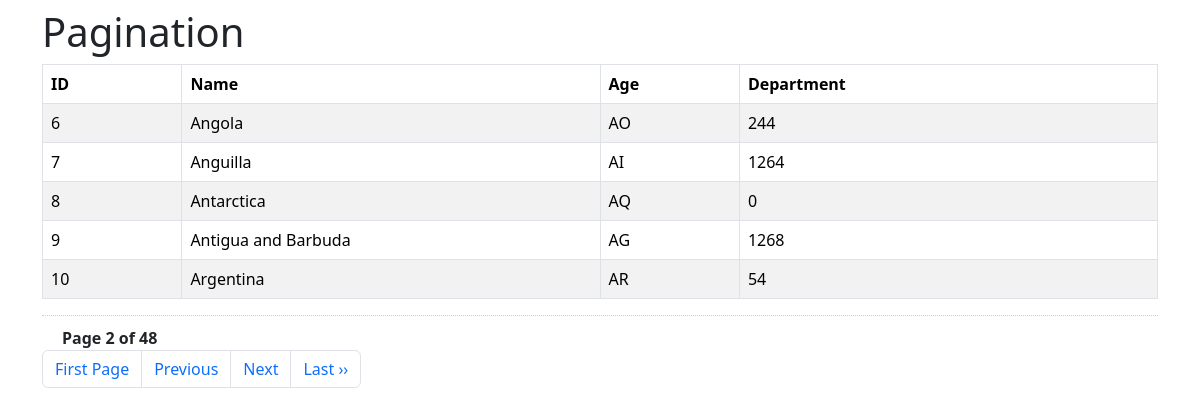
Screenshot of /version2.php?page_no=2 with the database file from the repository.
### tables this page shows
CREATE TABLE `country` (
  `id` int(11) NOT NULL,
  `iso` char(2) NOT NULL,
  `name` varchar(80) NOT NULL,
  `nicename` varchar(80) NOT NULL,
  `iso3` char(3) DEFAULT NULL,
  `numcode` smallint(6) DEFAULT NULL,
  `phonecode` int(5) NOT NULL
);

### version2.php (the view, shortened to what this page needs)
<html>
<head>
    <link href="https://cdn.jsdelivr.net/npm/bootstrap@5.3.2/dist/css/bootstrap.min.css" rel="stylesheet">
</head>
<body>
<?php
 $con = mysqli_connect('localhost', 'root', '');
 if (! $con) {
          die("Connection failed" . mysqli_connect_error());
 } else {
          mysqli_select_db($con, 'pagination');
 }
 if (isset($_GET['page_no']) && $_GET['page_no']!="") {
    $page_no = $_GET['page_no'];
    } else {
        $page_no = 1;
        }
    $total_records_per_page = 5;
    $offset = ($page_no-1) * $total_records_per_page;
    $previous_page = $page_no - 1;
    $next_page = $page_no + 1;
    $result_count = mysqli_query(
    $con,
    "SELECT COUNT(*) As total_records FROM `country`"
    );
    $total_records = mysqli_fetch_array($result_count);
    $total_records = $total_records['total_records'];
    $total_no_of_pages = ceil($total_records / $total_records_per_page);
    ?>
    <div class="container">
    <h1 class="my-2">Pagination</h1>
    <table class="table table-striped table-bordered">
    <thead>
        <tr>
        <th style='width:50px;'>ID</th>
        <th style='width:150px;'>Name</th>
        <th style='width:50px;'>Age</th>
        <th style='width:150px;'>Department</th>
        </tr>
        </thead>
    <tbody>
        <?php
            $result = mysqli_query(
                $con,
                "SELECT * FROM `country` LIMIT $offset, $total_records_per_page"
                );
            while($row = mysqli_fetch_array($result)){
                echo "<tr>
                <td>".$row['id']."</td>
                <td>".$row['nicename']."</td>
                <td>".$row['iso']."</td>
                <td>".$row['phonecode']."</td>
                </tr>";
                    }
        ?>
    </tbody>
    </table>
    <div style='padding: 10px 20px 0px; border-top: dotted 1px #CCC;'>
    <strong>Page <?php echo $page_no." of ".$total_no_of_pages; ?></strong>
    </div>
 <ul class="pagination">
<?php if($page_no > 1){
echo "<li class='page-item'><a class='page-link' href='?page_no=1'>First Page</a></li>";
} ?>
<li class="page-item" <?php if($page_no <= 1){ echo "class='disabled'"; } ?>>
<a class="page-link" <?php if($page_no > 1){
echo "href='?page_no=$previous_page'";
} ?>>Previous</a>
</li>
<li class="page-item" <?php if($page_no >= $total_no_of_pages){
echo "class='disabled'";
} ?>>
<a class="page-link" <?php if($page_no < $total_no_of_pages) {
echo "href='?page_no=$next_page'";
} ?>>Next</a>
</li>
<?php if($page_no < $total_no_of_pages){
echo "<li class='page-item' ><a class='page-link' href='?page_no=$total_no_of_pages'>Last &rsaquo;&rsaquo;</a></li>";
} ?>
</ul>
</div>
</body>
</html>

### rows the page displays
country: id "6", nicename "Angola", iso "AO", phonecode "244"
country: id "7", nicename "Anguilla", iso "AI", phonecode "1264"
country: id "8", nicename "Antarctica", iso "AQ", phonecode "0"
country: id "9", nicename "Antigua and Barbuda", iso "AG", phonecode "1268"
country: id "10", nicename "Argentina", iso "AR", phonecode "54"

### other values shown
$page_no "2"
$total_no_of_pages "48"
